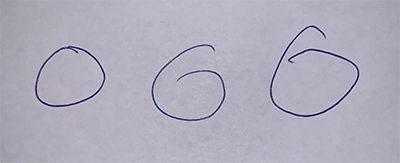
#> input picture ImageData/test3.png, 400 x 163 px, given in place of test2.jpg, which was not available
$ python testing.py
#> lines starting #> are read from the running program, lines starting #| are printed output that depends on the picture; after the words box and inside, x2 and y2 are one past the last pixel; in counts of white or black regions, pixels touching at a corner belong together; pictures that were not available may be replaced by others from this repository, and a replacement may not be noted
### src/ImageProcessing/ImageData.py
import numpy as np
import math
from PIL import Image, ImageOps
import matplotlib.pyplot as plt
from .ImageManipulator import ImageManipulator

class ImageData:
    def __init__(self, dataArray = None):
        self.data = dataArray
        self.manipulator = ImageManipulator(self)

    def copy(self):
        return ImageData(np.copy(self.data))

    def loadImage(self, path, greyScale = False):
#> called with greyScale = False
        self.data = np.array(ImageOps.invert(Image.open(path).convert('L')))
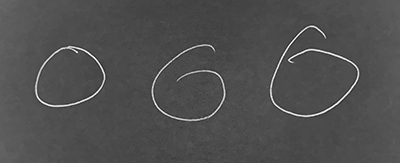
#> self.data: shape (163, 400); min 31, max 250, mean 79.6
        self.normalizeData()
        self.cleanData()
        return self

    def exportImage(self, path, name):
        ImageOps.invert(Image.fromarray((self.data*255).astype('uint8'), 'L')).save(path+'/'+name+'.png')
        return self

    def normalizeData(self):
        maxValue = np.amax(self.data)
#> maxValue = 250
        self.data = self.data/maxValue
        return self

    def cleanData(self):
        self.data = np.round(self.data).astype(int)
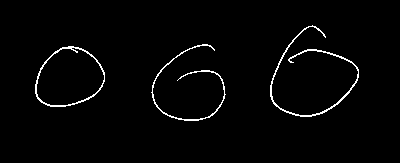
#> self.data: shape (163, 400) int64; values 0 (black) and 1 (white), 2% white in thin lines or dots, all inside (x1, y1, x2, y2) = (35, 25, 359, 121)
        return self

    def printData(self):
        print(self.data)
        return self

    def display(self):
        plt.imshow(self.data)
        plt.show()
        return self

### src/ImageProcessing/ImageManipulator.py
import numpy as np
import math

class ImageManipulator:
    def __init__(self,imageData):
        self.imageData = imageData

    def limits(self):
        xMin = xMax = yMin = yMax = None
        for y in range(0,self.imageData.data.shape[0]):
            for x in range(0,self.imageData.data.shape[1]):
                if self.imageData.data[y][x]:
                    #print("x = " + str(x) + ", y = " + str(y) + " => " + str(self.data[y][x]))
                    xMax = x if xMax == None else (x if x>xMax else xMax)
                    yMax = y if yMax == None else (y if y>yMax else yMax)
                    xMin = x if xMin == None else (x if x<xMin else xMin)
                    yMin = y if yMin == None else (y if y<yMin else yMin)
        return xMin, xMax, yMin, yMax

    def shift(self,xOffset, yOffset):
#> called with xOffset = -35, yOffset = -25
        if xOffset == 0 and yOffset == 0:
            return self.imageData

        newData = np.zeros(self.imageData.data.shape)
        for y in range(0,self.imageData.data.shape[0]):
            for x in range(0,self.imageData.data.shape[1]):
                xNew = x-xOffset
                yNew = y-yOffset
                if (0 <= xNew < self.imageData.data.shape[1] and (0 <= yNew < self.imageData.data.shape[0])):
                    newData[y][x] = self.imageData.data[yNew][xNew]
        self.imageData.data = newData
        return self.imageData

    def align(self):
        xMin, xMax, yMin, yMax = self.limits()
        xMargin = math.ceil((self.imageData.data.shape[1] - (xMax - xMin + 1)) / 2)
        yMargin = math.ceil((self.imageData.data.shape[0] - (yMax - yMin + 1)) / 2)
        self.shift(xMargin-xMin,yMargin-yMin)
        return self.imageData

    def crop(self,xFields, yFields, align = False):
#> called with xFields = 324, yFields = 96, align = False
        newData = np.zeros((yFields,xFields))
        for y in range(0,newData.shape[0]):
            for x in range(0,newData.shape[1]):
                if ((0 <= x < self.imageData.data.shape[1]) and (0 <= y < self.imageData.data.shape[0])):
                    self.imageData.data[y][x]
                    newData[y][x] = self.imageData.data[y][x]
        self.imageData.data = newData.astype(int)
        if align:
            self.align()
        self.imageData.data
        return self.imageData

    def addMargins(self,xMargin = 0, yMargin = 0):
        self.crop(self.imageData.data.shape[1] + 2 * xMargin, self.imageData.data.shape[0] + 2 * yMargin)
        self.shift(xMargin, yMargin)
        return self.imageData

    def wrap(self,xMargin = 0, yMargin = 0):
        xMin, xMax, yMin, yMax = self.limits()
        height = yMax - yMin + 1
        width = xMax - xMin + 1
        self.shift(0-xMin, 0-yMin)
        self.crop(width + 2 * xMargin, height + 2 * yMargin)
        self.shift(xMargin, yMargin)
#> in display, `plt.show()`:
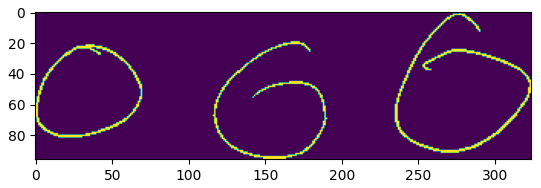
#> figure drawn by matplotlib, 1 panel
        return self.imageData

    def isCorner(self,x,y,position):
        positionC =  [int((position[0]-position[1])/2),int((position[0]+position[1])/2)]
        positionCC = [int((position[1]+position[0])/2),int((position[1]-position[0])/2)]
        xNextC = x+positionC[1]
        yNextC = y+positionC[0]
        xNextCC = x+positionCC[1]
        yNextCC = y+positionCC[0]

        if  (abs(position[0])==1 and abs(position[1])==1) and (0 <= xNextC < self.imageData.data.shape[1] and 0 <= yNextC < self.imageData.data.shape[0] and xNextCC < self.imageData.data.shape[1] and 0 <= yNextCC < self.imageData.data.shape[0]):
            if self.imageData.data[y][x] and (self.imageData.data[yNextC][xNextC] or self.imageData.data[yNextCC][xNextCC]):
                return True
        return False


    def scale(self,xFields,yFields,scaleStroke=False):
        scaledData = np.zeros((yFields,xFields))
        if(scaleStroke):
            shapeX = self.imageData.data.shape[1]
            xFieldsAugmented = math.ceil((xFields - 1)*shapeX/(shapeX-1)) if shapeX != 1 else 0
            shapeY = self.imageData.data.shape[0]
            yFieldsAugmented = math.ceil((yFields - 1)*shapeY/(shapeY-1)) if shapeY != 1 else 0

            scalingX = xFieldsAugmented / self.imageData.data.shape[1]
            scalingY = yFieldsAugmented / self.imageData.data.shape[0]
            for y in range(0,self.imageData.data.shape[0]):
                for x in range(0,self.imageData.data.shape[1]):
                    if(self.imageData.data[y][x]):
                        xScaled = math.floor(x * scalingX)
                        yScaled = math.floor(y * scalingY)
                        scaledData[yScaled][xScaled] = self.imageData.data[y][x]
                        positions = [[-1,1],[0,1],[1,1],[1,0],[-1,-1]]
                        for position in positions:
                            xNext = x+position[1] if 0 <= x+position[1] < self.imageData.data.shape[1] else x
                            yNext = y+position[0] if 0 <= y+position[0] < self.imageData.data.shape[0] else y
                            if(self.imageData.data[yNext][xNext] and (not self.isCorner(x,y,position))):
                                xScaledNext = math.floor(xNext * scalingX)
                                yScaledNext = math.floor(yNext * scalingY)
                                tMax = max(abs(xScaledNext-xScaled),abs(yScaledNext-yScaled))
                                for t in range(1,tMax):
                                    xP = math.floor(xScaled+(t/tMax)*(xScaledNext-xScaled))
                                    yP = math.floor(yScaled+(t/tMax)*(yScaledNext-yScaled))
                                    scaledData[yP][xP] = self.imageData.data[y][x]
        else:
            scalingX = xFields / self.imageData.data.shape[1]
            scalingY = yFields / self.imageData.data.shape[0]
            for y in range(0,self.imageData.data.shape[0]):
                for x in range(0,self.imageData.data.shape[1]):
                    xScaled = math.floor(x * scalingX)
                    xScaledNext = math.floor((x + 1) * scalingX)
                    yScaled = math.floor(y * scalingY)
                    yScaledNext = math.floor((y + 1) * scalingY)
                    xScaledNext = xScaled+1 if xScaledNext == xScaled else xScaledNext
                    yScaledNext = yScaled+1 if yScaledNext == yScaled else yScaledNext
                    if(self.imageData.data[y][x]):
                        for yP in range(yScaled,yScaledNext):
                            for xP in range(xScaled,xScaledNext):
                                scaledData[yP][xP] = self.imageData.data[y][x]

        self.imageData.data = scaledData
        return self.imageData

    def fit(self,xFields, yFields, xMargin = 0, yMargin = 0, keepRatio = False,scaleStroke=False):
        xFieldsNetto = xFields - 2*xMargin
        yFieldsNetto = yFields - 2*yMargin
        [xMin, xMax, yMin, yMax] = self.limits()
        height = yMax - yMin + 1
        width = xMax - xMin + 1
        scaleRatio = height / width
        if not keepRatio:
            xFieldsScaled = xFieldsNetto
            yFieldsScaled = yFieldsNetto
        elif scaleRatio > yFieldsNetto / xFieldsNetto:
            xFieldsScaled = 1 if math.floor(yFieldsNetto/scaleRatio) == 0 else math.floor(yFieldsNetto/scaleRatio)
            yFieldsScaled = yFieldsNetto
        else:
            xFieldsScaled = xFieldsNetto
            yFieldsScaled = 1 if math.floor(xFieldsNetto*scaleRatio)==0 else math.floor(xFieldsNetto * scaleRatio)
        self.wrap()
        self.scale(xFieldsScaled,yFieldsScaled,scaleStroke)
        self.crop(xFieldsNetto,yFieldsNetto,True)
        self.addMargins(xMargin, yMargin)
        return self.imageData

    def _round(self,x,n):
        return int(x*10**n + 0.5 * math.copysign(1,x))*10**(-n)

    def rotate(self, angle, rotateStroke = False,fit = False,roundPoints=True):
#> called with angle = 10, rotateStroke = True, fit = True, roundPoints = True
        angle = angle*2*math.pi/360
        shapeX = self.imageData.data.shape[1]
        shapeY = self.imageData.data.shape[0]
        cosA = self._round(math.cos(angle),10)
        sinA = self._round(math.sin(angle),10)
        xRotatedList = []
        yRotatedList = []
        for y in range(0,shapeY):
            for x in range(0,shapeX):
                if roundPoints:
                    xRotated = round(x*cosA - y*sinA)
                    yRotated = round(x*sinA + y*cosA)
                else:
                    xRotated = math.ceil(x*cosA - y*sinA) if x*cosA - y*sinA > 0 else math.floor(x*cosA - y*sinA)
                    yRotated = math.ceil(x*sinA + y*cosA) if x*sinA + y*cosA > 0 else math.floor(x*sinA + y*cosA)
                xRotatedList.append(xRotated)
                yRotatedList.append(yRotated)
        rotatedData = np.zeros((max(yRotatedList)-min(yRotatedList)+1,max(xRotatedList)-min(xRotatedList)+1))
        for y in range(0,shapeY):
            for x in range(0,shapeX):
                if(not rotateStroke or self.imageData.data[y][x]):
                    if roundPoints:
                        xRotated = round(x*cosA - y*sinA) -min(xRotatedList)
                        yRotated = round(x*sinA + y*cosA) -min(yRotatedList)
                    else:
                        xRotated = math.ceil(x*cosA - y*sinA) -min(xRotatedList) if x*cosA - y*sinA > 0 else math.floor(x*cosA - y*sinA) -min(xRotatedList)
                        yRotated = math.ceil(x*sinA + y*cosA) -min(yRotatedList) if x*sinA + y*cosA > 0 else math.floor(x*sinA + y*cosA) -min(yRotatedList)
                    rotatedData[yRotated][xRotated] = self.imageData.data[y][x]
        self.imageData.data = rotatedData
        if fit:
            self.fit(xFields = shapeX,yFields = shapeY,xMargin = 0, yMargin = 0,keepRatio=True,scaleStroke = rotateStroke)
        return self.imageData

    # [7 lines left out: function filledPixels, not called in this run]

### src/testing.py
from ImageProcessing.ImageData import ImageData
from ImageProcessing.ImageProcessor import ImageProcessor
import numpy as np

path = "/Users/michelsmacbookpro/Desktop/Projects/neural-network-training/src/test.jpg"
path2 = "/Users/michelsmacbookpro/Desktop/Projects/neural-network-training/src/test2.jpg"
# [50 lines of commented-out code are left out]

image = ImageData().loadImage(path2).manipulator.wrap().display().manipulator.rotate(10,True,True).display()
#> in display (call 2), `plt.show()`:
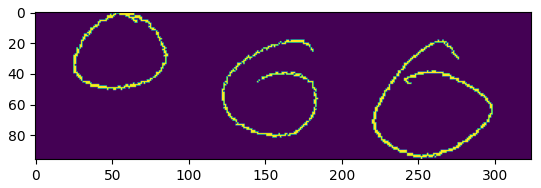
#> figure drawn by matplotlib, 1 panel
